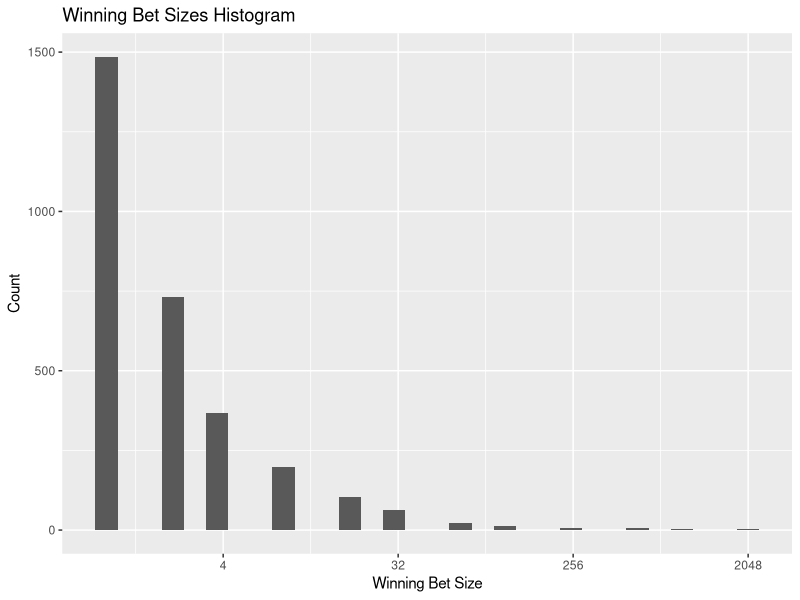

This chart was generated by the following R code:
setwd("/Users/Benji/Documents/Uni/Master/3.Semester/Data_Mining_Probabilistic_Reasoning/Exercises/Code/Exercise5/")


# 4 f

bet <- function(){
    
  # set money to be 1€
  betMoney = 1
  wonMoney = 0
  totalBets = 0
  highestBet = 0
  biggestLoss = 0
  
  winningBetSizes = c()
  while(wonMoney != 3000){
    
    # put money in the middle
    wonMoney = wonMoney - betMoney
    if(wonMoney < biggestLoss){ biggestLoss = wonMoney}
    
    # throw ball 
    fieldColor = sample(c("red","black","green"), 1, prob=c(18/37,18/37, 1/37), replace = T)
    totalBets = totalBets + 1
    
    if(fieldColor == "red"){
      
      winningBetSizes = c(winningBetSizes, betMoney)
      wonMoney = wonMoney + (betMoney * 2)
      
      if(betMoney > highestBet) { highestBet = betMoney}
      betMoney = 1
    }
    else {
      betMoney = betMoney * 2
    }
  }
  
#   print(paste(c("total bets: ", totalBets, "highest bet: ", highestBet, " highest loss: ", biggestLoss), collapse = " "))
#   hist(winningBetSizes, xlim=c(0,3000), xlab="occurrences", ylab="Winning Bet Size", main="Winning Bet Sizes")
  
  library(ggplot2)
  dfr <- data.frame(x = winningBetSizes)
  ggplot(dfr, aes(x)) + geom_histogram() + scale_x_continuous(trans="log2") + xlab("Winning Bet Size") + ylab("Count") + ggtitle("Winning Bet Sizes Histogram")
}

bet()
